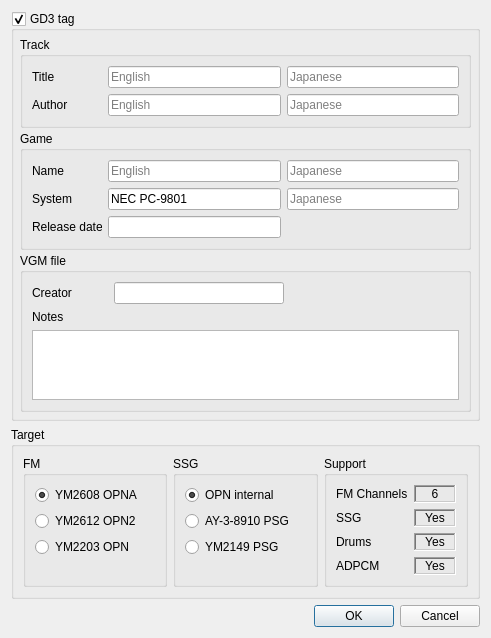
<?xml version="1.0" encoding="UTF-8"?>
<ui version="4.0">
 <class>VgmExportSettingsDialog</class>
 <widget class="QDialog" name="VgmExportSettingsDialog">
  <property name="geometry">
   <rect>
    <x>0</x>
    <y>0</y>
    <width>491</width>
    <height>622</height>
   </rect>
  </property>
  <property name="windowTitle">
   <string>VGM export settings</string>
  </property>
  <layout class="QVBoxLayout" name="verticalLayout_3">
   <item>
    <widget class="QGroupBox" name="gd3GroupBox">
     <property name="title">
      <string>GD3 tag</string>
     </property>
     <property name="checkable">
      <bool>true</bool>
     </property>
     <layout class="QGridLayout" name="gridLayout_2" rowstretch="1,0,0" columnstretch="2,0">
      <property name="leftMargin">
       <number>6</number>
      </property>
      <property name="topMargin">
       <number>6</number>
      </property>
      <property name="rightMargin">
       <number>6</number>
      </property>
      <property name="bottomMargin">
       <number>6</number>
      </property>
      <property name="spacing">
       <number>3</number>
      </property>
      <item row="1" column="0" colspan="2">
       <widget class="QGroupBox" name="gameGroupBox">
        <property name="title">
         <string>Game</string>
        </property>
        <layout class="QGridLayout" name="gridLayout_4">
         <item row="2" column="1">
          <widget class="QLineEdit" name="releaseDateLineEdit"/>
         </item>
         <item row="0" column="0">
          <widget class="QLabel" name="nameLabel">
           <property name="sizePolicy">
            <sizepolicy hsizetype="Fixed" vsizetype="Preferred">
             <horstretch>0</horstretch>
             <verstretch>0</verstretch>
            </sizepolicy>
           </property>
           <property name="minimumSize">
            <size>
             <width>70</width>
             <height>0</height>
            </size>
           </property>
           <property name="maximumSize">
            <size>
             <width>70</width>
             <height>16777215</height>
            </size>
           </property>
           <property name="text">
            <string>Name</string>
           </property>
          </widget>
         </item>
         <item row="0" column="1">
          <widget class="QLineEdit" name="nameEnLineEdit">
           <property name="placeholderText">
            <string>English</string>
           </property>
          </widget>
         </item>
         <item row="2" column="0">
          <widget class="QLabel" name="releaseDateLabel">
           <property name="sizePolicy">
            <sizepolicy hsizetype="Fixed" vsizetype="Preferred">
             <horstretch>0</horstretch>
             <verstretch>0</verstretch>
            </sizepolicy>
           </property>
           <property name="minimumSize">
            <size>
             <width>70</width>
             <height>0</height>
            </size>
           </property>
           <property name="maximumSize">
            <size>
             <width>70</width>
             <height>16777215</height>
            </size>
           </property>
           <property name="text">
            <string>Release date</string>
           </property>
          </widget>
         </item>
         <item row="2" column="2">
          <spacer name="horizontalSpacer_2">
           <property name="orientation">
            <enum>Qt::Horizontal</enum>
           </property>
           <property name="sizeHint" stdset="0">
            <size>
             <width>152</width>
             <height>20</height>
            </size>
           </property>
          </spacer>
         </item>
         <item row="0" column="2">
          <widget class="QLineEdit" name="nameJpLineEdit">
           <property name="placeholderText">
            <string>Japanese</string>
           </property>
          </widget>
         </item>
         <item row="1" column="0">
          <widget class="QLabel" name="systemLabel">
           <property name="sizePolicy">
            <sizepolicy hsizetype="Fixed" vsizetype="Preferred">
             <horstretch>0</horstretch>
             <verstretch>0</verstretch>
            </sizepolicy>
           </property>
           <property name="minimumSize">
            <size>
             <width>70</width>
             <height>0</height>
            </size>
           </property>
           <property name="maximumSize">
            <size>
             <width>70</width>
             <height>16777215</height>
            </size>
           </property>
           <property name="text">
            <string>System</string>
           </property>
          </widget>
         </item>
         <item row="1" column="2">
          <widget class="QLineEdit" name="systemJpLineEdit">
           <property name="placeholderText">
            <string>Japanese</string>
           </property>
          </widget>
         </item>
         <item row="1" column="1">
          <widget class="QLineEdit" name="systemEnLineEdit">
           <property name="text">
            <string>NEC PC-9801</string>
           </property>
           <property name="placeholderText">
            <string>English</string>
           </property>
          </widget>
         </item>
        </layout>
       </widget>
      </item>
      <item row="0" column="0" colspan="2">
       <widget class="QGroupBox" name="trackGroupBox">
        <property name="title">
         <string>Track</string>
        </property>
        <layout class="QGridLayout" name="gridLayout_3">
         <item row="0" column="0">
          <widget class="QLabel" name="titleLabel">
           <property name="sizePolicy">
            <sizepolicy hsizetype="Fixed" vsizetype="Preferred">
             <horstretch>0</horstretch>
             <verstretch>0</verstretch>
            </sizepolicy>
           </property>
           <property name="minimumSize">
            <size>
             <width>70</width>
             <height>0</height>
            </size>
           </property>
           <property name="maximumSize">
            <size>
             <width>70</width>
             <height>16777215</height>
            </size>
           </property>
           <property name="text">
            <string>Title</string>
           </property>
          </widget>
         </item>
         <item row="0" column="1">
          <widget class="QLineEdit" name="titleEnLineEdit">
           <property name="placeholderText">
            <string>English</string>
           </property>
          </widget>
         </item>
         <item row="0" column="2">
          <widget class="QLineEdit" name="titleJpLineEdit">
           <property name="placeholderText">
            <string>Japanese</string>
           </property>
          </widget>
         </item>
         <item row="1" column="0">
          <widget class="QLabel" name="authorLabel">
           <property name="sizePolicy">
            <sizepolicy hsizetype="Fixed" vsizetype="Preferred">
             <horstretch>0</horstretch>
             <verstretch>0</verstretch>
            </sizepolicy>
           </property>
           <property name="minimumSize">
            <size>
             <width>70</width>
             <height>0</height>
            </size>
           </property>
           <property name="maximumSize">
            <size>
             <width>70</width>
             <height>16777215</height>
            </size>
           </property>
           <property name="text">
            <string>Author</string>
           </property>
          </widget>
         </item>
         <item row="1" column="1">
          <widget class="QLineEdit" name="authorEnLineEdit">
           <property name="placeholderText">
            <string>English</string>
           </property>
          </widget>
         </item>
         <item row="1" column="2">
          <widget class="QLineEdit" name="authorJpLineEdit">
           <property name="placeholderText">
            <string>Japanese</string>
           </property>
          </widget>
         </item>
        </layout>
       </widget>
      </item>
      <item row="2" column="0" colspan="2">
       <widget class="QGroupBox" name="vgmFileGroupBox">
        <property name="title">
         <string>VGM file</string>
        </property>
        <layout class="QGridLayout" name="gridLayout_5">
         <item row="0" column="0">
          <widget class="QLabel" name="creatorLabel">
           <property name="sizePolicy">
            <sizepolicy hsizetype="Fixed" vsizetype="Preferred">
             <horstretch>0</horstretch>
             <verstretch>0</verstretch>
            </sizepolicy>
           </property>
           <property name="minimumSize">
            <size>
             <width>70</width>
             <height>0</height>
            </size>
           </property>
           <property name="maximumSize">
            <size>
             <width>70</width>
             <height>16777215</height>
            </size>
           </property>
           <property name="text">
            <string>Creator</string>
           </property>
          </widget>
         </item>
         <item row="0" column="3">
          <spacer name="horizontalSpacer_3">
           <property name="orientation">
            <enum>Qt::Horizontal</enum>
           </property>
           <property name="sizeHint" stdset="0">
            <size>
             <width>149</width>
             <height>20</height>
            </size>
           </property>
          </spacer>
         </item>
         <item row="0" column="2">
          <widget class="QLineEdit" name="creatorLineEdit"/>
         </item>
         <item row="1" column="0">
          <widget class="QLabel" name="notesLabel">
           <property name="sizePolicy">
            <sizepolicy hsizetype="Fixed" vsizetype="Preferred">
             <horstretch>0</horstretch>
             <verstretch>0</verstretch>
            </sizepolicy>
           </property>
           <property name="minimumSize">
            <size>
             <width>70</width>
             <height>0</height>
            </size>
           </property>
           <property name="maximumSize">
            <size>
             <width>70</width>
             <height>16777215</height>
            </size>
           </property>
           <property name="text">
            <string>Notes</string>
           </property>
          </widget>
         </item>
         <item row="3" column="0" colspan="4">
          <widget class="QPlainTextEdit" name="notesPlainTextEdit"/>
         </item>
        </layout>
       </widget>
      </item>
     </layout>
    </widget>
   </item>
   <item>
    <widget class="QGroupBox" name="groupBox">
     <property name="title">
      <string>Target</string>
     </property>
     <layout class="QHBoxLayout" name="horizontalLayout">
      <item>
       <widget class="QGroupBox" name="groupBox_2">
        <property name="title">
         <string>FM</string>
        </property>
        <layout class="QVBoxLayout" name="verticalLayout">
         <item>
          <widget class="QRadioButton" name="ym2608RadioButton">
           <property name="text">
            <string>YM2608 OPNA</string>
           </property>
           <property name="checked">
            <bool>true</bool>
           </property>
          </widget>
         </item>
         <item>
          <widget class="QRadioButton" name="ym2612RadioButton">
           <property name="text">
            <string>YM2612 OPN2</string>
           </property>
          </widget>
         </item>
         <item>
          <widget class="QRadioButton" name="ym2203RadioButton">
           <property name="text">
            <string>YM2203 OPN</string>
           </property>
          </widget>
         </item>
         <item>
          <spacer name="verticalSpacer">
           <property name="orientation">
            <enum>Qt::Vertical</enum>
           </property>
           <property name="sizeHint" stdset="0">
            <size>
             <width>20</width>
             <height>40</height>
            </size>
           </property>
          </spacer>
         </item>
        </layout>
       </widget>
      </item>
      <item>
       <widget class="QGroupBox" name="groupBox_3">
        <property name="title">
         <string>SSG</string>
        </property>
        <layout class="QVBoxLayout" name="verticalLayout_2">
         <item>
          <widget class="QRadioButton" name="internalSsgRadioButton">
           <property name="text">
            <string>OPN internal</string>
           </property>
           <property name="checked">
            <bool>true</bool>
           </property>
          </widget>
         </item>
         <item>
          <widget class="QRadioButton" name="ay8910PsgRadioButton">
           <property name="text">
            <string>AY-3-8910 PSG</string>
           </property>
          </widget>
         </item>
         <item>
          <widget class="QRadioButton" name="ym2149PsgRadioButton">
           <property name="text">
            <string>YM2149 PSG</string>
           </property>
          </widget>
         </item>
         <item>
          <spacer name="verticalSpacer_2">
           <property name="orientation">
            <enum>Qt::Vertical</enum>
           </property>
           <property name="sizeHint" stdset="0">
            <size>
             <width>20</width>
             <height>40</height>
            </size>
           </property>
          </spacer>
         </item>
        </layout>
       </widget>
      </item>
      <item>
       <widget class="QGroupBox" name="groupBox_4">
        <property name="title">
         <string>Support</string>
        </property>
        <layout class="QFormLayout" name="formLayout">
         <item row="0" column="0">
          <widget class="QLabel" name="label">
           <property name="text">
            <string>FM Channels</string>
           </property>
          </widget>
         </item>
         <item row="0" column="1">
          <widget class="QLabel" name="supportFmChannelsLabel">
           <property name="frameShape">
            <enum>QFrame::WinPanel</enum>
           </property>
           <property name="frameShadow">
            <enum>QFrame::Sunken</enum>
           </property>
           <property name="text">
            <string notr="true">6</string>
           </property>
           <property name="textFormat">
            <enum>Qt::PlainText</enum>
           </property>
           <property name="alignment">
            <set>Qt::AlignCenter</set>
           </property>
          </widget>
         </item>
         <item row="1" column="0">
          <widget class="QLabel" name="label_4">
           <property name="text">
            <string>SSG</string>
           </property>
          </widget>
         </item>
         <item row="1" column="1">
          <widget class="QLabel" name="supportSsgLabel">
           <property name="frameShape">
            <enum>QFrame::WinPanel</enum>
           </property>
           <property name="frameShadow">
            <enum>QFrame::Sunken</enum>
           </property>
           <property name="text">
            <string>Yes</string>
           </property>
           <property name="textFormat">
            <enum>Qt::PlainText</enum>
           </property>
           <property name="alignment">
            <set>Qt::AlignCenter</set>
           </property>
          </widget>
         </item>
         <item row="2" column="0">
          <widget class="QLabel" name="label_6">
           <property name="text">
            <string>Drums</string>
           </property>
          </widget>
         </item>
         <item row="2" column="1">
          <widget class="QLabel" name="supportRhythmLabel">
           <property name="frameShape">
            <enum>QFrame::WinPanel</enum>
           </property>
           <property name="frameShadow">
            <enum>QFrame::Sunken</enum>
           </property>
           <property name="text">
            <string>Yes</string>
           </property>
           <property name="textFormat">
            <enum>Qt::PlainText</enum>
           </property>
           <property name="alignment">
            <set>Qt::AlignCenter</set>
           </property>
          </widget>
         </item>
         <item row="3" column="0">
          <widget class="QLabel" name="label_7">
           <property name="text">
            <string>ADPCM</string>
           </property>
          </widget>
         </item>
         <item row="3" column="1">
          <widget class="QLabel" name="supportAdpcmLabel">
           <property name="frameShape">
            <enum>QFrame::WinPanel</enum>
           </property>
           <property name="frameShadow">
            <enum>QFrame::Sunken</enum>
           </property>
           <property name="text">
            <string>Yes</string>
           </property>
           <property name="textFormat">
            <enum>Qt::PlainText</enum>
           </property>
           <property name="alignment">
            <set>Qt::AlignCenter</set>
           </property>
          </widget>
         </item>
        </layout>
       </widget>
      </item>
     </layout>
    </widget>
   </item>
   <item>
    <widget class="QDialogButtonBox" name="buttonBox">
     <property name="orientation">
      <enum>Qt::Horizontal</enum>
     </property>
     <property name="standardButtons">
      <set>QDialogButtonBox::Cancel|QDialogButtonBox::Ok</set>
     </property>
    </widget>
   </item>
  </layout>
 </widget>
 <tabstops>
  <tabstop>gd3GroupBox</tabstop>
  <tabstop>titleEnLineEdit</tabstop>
  <tabstop>titleJpLineEdit</tabstop>
  <tabstop>authorEnLineEdit</tabstop>
  <tabstop>authorJpLineEdit</tabstop>
  <tabstop>nameEnLineEdit</tabstop>
  <tabstop>nameJpLineEdit</tabstop>
  <tabstop>systemEnLineEdit</tabstop>
  <tabstop>systemJpLineEdit</tabstop>
  <tabstop>releaseDateLineEdit</tabstop>
  <tabstop>creatorLineEdit</tabstop>
  <tabstop>notesPlainTextEdit</tabstop>
 </tabstops>
 <resources/>
 <connections>
  <connection>
   <sender>buttonBox</sender>
   <signal>accepted()</signal>
   <receiver>VgmExportSettingsDialog</receiver>
   <slot>accept()</slot>
   <hints>
    <hint type="sourcelabel">
     <x>248</x>
     <y>254</y>
    </hint>
    <hint type="destinationlabel">
     <x>157</x>
     <y>274</y>
    </hint>
   </hints>
  </connection>
  <connection>
   <sender>buttonBox</sender>
   <signal>rejected()</signal>
   <receiver>VgmExportSettingsDialog</receiver>
   <slot>reject()</slot>
   <hints>
    <hint type="sourcelabel">
     <x>316</x>
     <y>260</y>
    </hint>
    <hint type="destinationlabel">
     <x>286</x>
     <y>274</y>
    </hint>
   </hints>
  </connection>
 </connections>
</ui>
